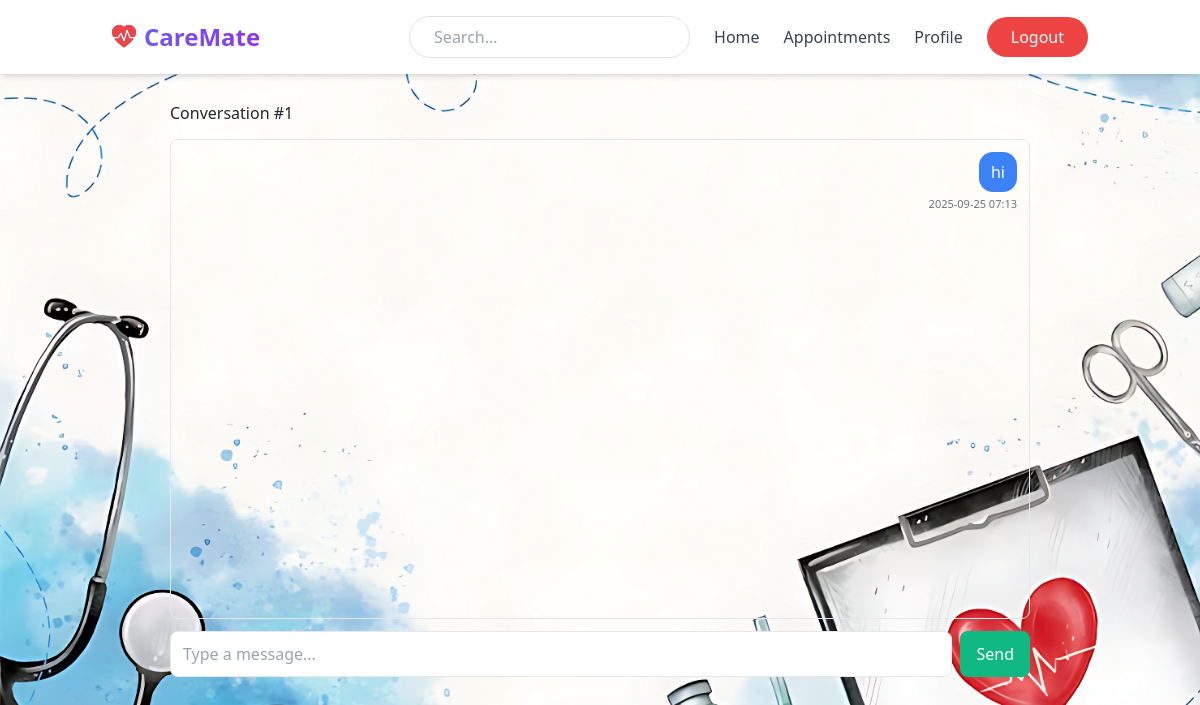
Page /chat/room/1/ (signed in) on the earlier database version.
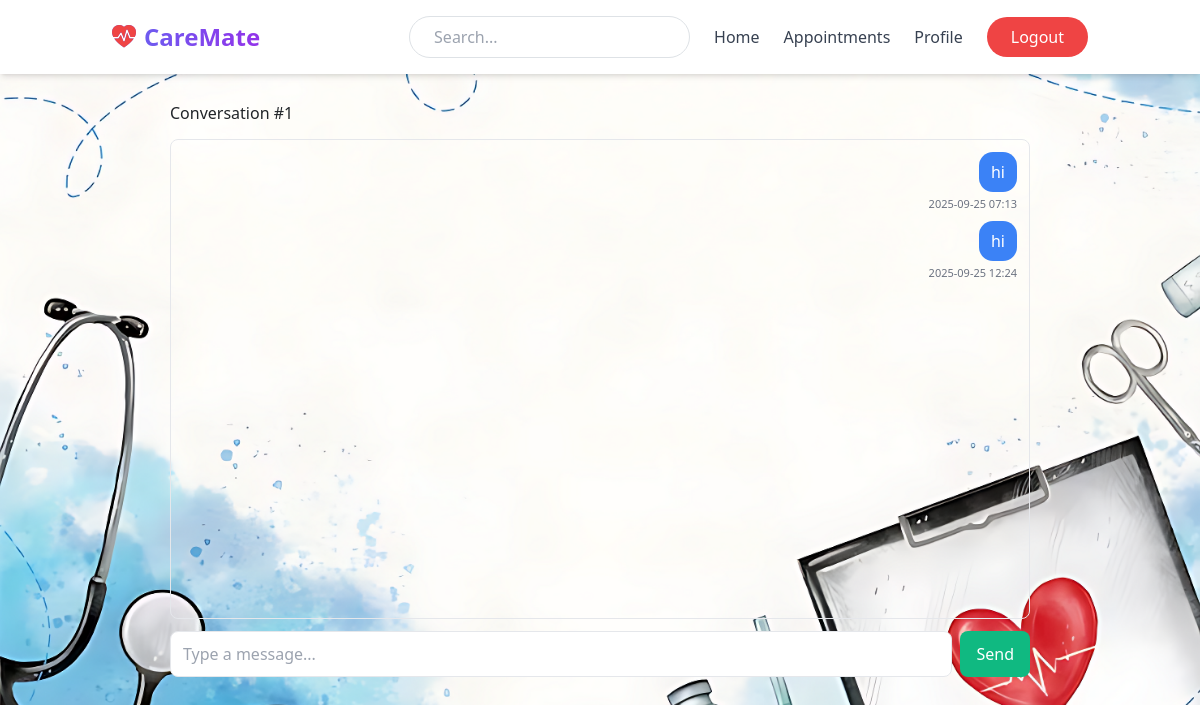
Same page on the later database version.
### chat/models.py (models this page shows, shortened)
class Message(models.Model):
    conversation = models.ForeignKey(Conversation, on_delete=models.CASCADE, related_name='messages')
    sender = models.ForeignKey(settings.AUTH_USER_MODEL, on_delete=models.CASCADE, related_name='sent_messages')
    content = models.TextField()
    created_at = models.DateTimeField(auto_now_add=True)
    is_read = models.BooleanField(default=False)
    class Meta:
        ordering = ['created_at']

### chat/views.py (the view)
# urls.py: path('room/<int:conversation_id>/', views.room, name='room'),
@login_required
def room(request, conversation_id):
    conversation = get_object_or_404(Conversation, id=conversation_id)
    if request.user.id not in (conversation.doctor.id, conversation.patient.id):
        return redirect('/')
    messages = conversation.messages.select_related('sender').all()
    return render(request, 'chat/room.html', {
        'conversation': conversation,
        'messages': messages,
    })

### template/chat/room.html (shortened to what this page needs)
{% extends 'base.html' %}
{% block content %}
<div style="max-width: 900px; margin: 0 auto; padding: 20px; margin-top: 60px;">
  <h2 style="margin-bottom:16px;">
    Conversation #{{ conversation.id }}
  </h2>
  <div id="messages" style="height: 480px; overflow-y:auto; border:1px solid #e5e7eb; border-radius: 8px; padding: 12px;">
    {% for m in messages %}
      <div style="margin-bottom: 8px; text-align: {% if m.sender_id == request.user.id %}right{% else %}left{% endif %};">
        <div style="display:inline-block; max-width: 70%; padding: 8px 12px; border-radius: 14px;
          background: {% if m.sender_id == request.user.id %}#3b82f6; color:white;{% else %}#f3f4f6; color:#111827;{% endif %}">
          {{ m.content }}
        </div>
        <div style="font-size: 11px; color:#6b7280; margin-top: 4px;">
          {{ m.created_at|date:"Y-m-d H:i" }}
        </div>
      </div>
    {% empty %}
      <p>No messages yet. Say hi!</p>
    {% endfor %}
  </div>
  <form id="chat-form" style="display:flex; gap: 8px; margin-top: 12px;">
    <input id="chat-input" type="text" placeholder="Type a message..."
           style="flex:1; padding: 10px 12px; border:1px solid #e5e7eb; border-radius: 8px;">
    <button type="submit" style="padding: 10px 16px; border:none; background:#10b981; color:white; border-radius: 8px;">
      Send
    </button>
  </form>
</div>
{% endblock %}

Differences in the rows shown:
added Message: content "hi", created_at "2025-09-25 12:24"
